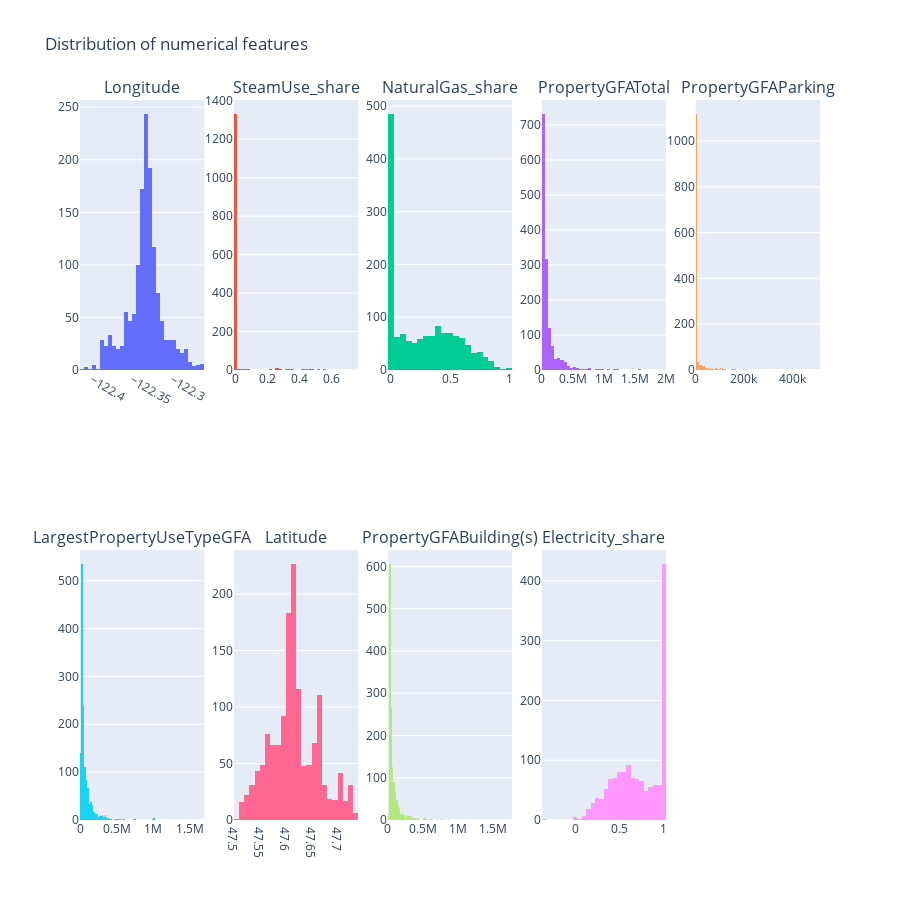

Write notebook code for a chart like this one.
### Markdown cell above
### 2.2 Distribution & outliers

### Code cell
# Distribution of continuous variables

fig = make_subplots(rows=2, cols=5, subplot_titles=continuous_features)

for i, col in enumerate(continuous_features, 1):
    trace = go.Histogram(x=df[col], showlegend=False)
    fig.add_trace(trace, row=(i-1)//5 + 1, col=(i-1)%5 + 1)

fig.update_layout(height=len(continuous_features)*100, title_text="Distribution of numerical features")
fig.show()

### Figure 1 — Plotly figure (JSON) as saved in the notebook; plotly's stock layout.template omitted (floating-point values rounded to 4 significant figures; data arrays with more than 128 entries replaced by an {"elided": "..."} marker saying what was removed)
{"data": [{"showlegend": false, "type": "histogram", "x": {"elided": "1428 float values"}, "xaxis": "x", "yaxis": "y"}, {"showlegend": false, "type": "histogram", "x": {"elided": "1428 float values"}, "xaxis": "x2", "yaxis": "y2"}, {"showlegend": false, "type": "histogram", "x": {"elided": "1428 float values"}, "xaxis": "x3", "yaxis": "y3"}, {"showlegend": false, "type": "histogram", "x": {"elided": "1428 int values"}, "xaxis": "x4", "yaxis": "y4"}, {"showlegend": false, "type": "histogram", "x": {"elided": "1428 int values"}, "xaxis": "x5", "yaxis": "y5"}, {"showlegend": false, "type": "histogram", "x": {"elided": "1428 int values"}, "xaxis": "x6", "yaxis": "y6"}, {"showlegend": false, "type": "histogram", "x": {"elided": "1428 float values"}, "xaxis": "x7", "yaxis": "y7"}, {"showlegend": false, "type": "histogram", "x": {"elided": "1428 int values"}, "xaxis": "x8", "yaxis": "y8"}, {"showlegend": false, "type": "histogram", "x": {"elided": "1428 float values"}, "xaxis": "x9", "yaxis": "y9"}], "layout": {"annotations": [{"font": {"size": 16}, "showarrow": false, "text": "Longitude", "x": 0.084, "xanchor": "center", "xref": "paper", "y": 1, "yanchor": "bottom", "yref": "paper"}, {"font": {"size": 16}, "showarrow": false, "text": "SteamUse_share", "x": 0.292, "xanchor": "center", "xref": "paper", "y": 1, "yanchor": "bottom", "yref": "paper"}, {"font": {"size": 16}, "showarrow": false, "text": "NaturalGas_share", "x": 0.5, "xanchor": "center", "xref": "paper", "y": 1, "yanchor": "bottom", "yref": "paper"}, {"font": {"size": 16}, "showarrow": false, "text": "PropertyGFATotal", "x": 0.708, "xanchor": "center", "xref": "paper", "y": 1, "yanchor": "bottom", "yref": "paper"}, {"font": {"size": 16}, "showarrow": false, "text": "PropertyGFAParking", "x": 0.916, "xanchor": "center", "xref": "paper", "y": 1, "yanchor": "bottom", "yref": "paper"}, {"font": {"size": 16}, "showarrow": false, "text": "LargestPropertyUseTypeGFA", "x": 0.084, "xanchor": "center", "xref": "paper", "y": 0.375, "yanchor": "bottom", "yref": "paper"}, {"font": {"size": 16}, "showarrow": false, "text": "Latitude", "x": 0.292, "xanchor": "center", "xref": "paper", "y": 0.375, "yanchor": "bottom", "yref": "paper"}, {"font": {"size": 16}, "showarrow": false, "text": "PropertyGFABuilding(s)", "x": 0.5, "xanchor": "center", "xref": "paper", "y": 0.375, "yanchor": "bottom", "yref": "paper"}, {"font": {"size": 16}, "showarrow": false, "text": "Electricity_share", "x": 0.708, "xanchor": "center", "xref": "paper", "y": 0.375, "yanchor": "bottom", "yref": "paper"}], "height": 900, "title": {"text": "Distribution of numerical features"}, "xaxis": {"anchor": "y", "domain": [0, 0.168]}, "xaxis10": {"anchor": "y10", "domain": [0.832, 1]}, "xaxis2": {"anchor": "y2", "domain": [0.208, 0.376]}, "xaxis3": {"anchor": "y3", "domain": [0.416, 0.584]}, "xaxis4": {"anchor": "y4", "domain": [0.624, 0.792]}, "xaxis5": {"anchor": "y5", "domain": [0.832, 1]}, "xaxis6": {"anchor": "y6", "domain": [0, 0.168]}, "xaxis7": {"anchor": "y7", "domain": [0.208, 0.376]}, "xaxis8": {"anchor": "y8", "domain": [0.416, 0.584]}, "xaxis9": {"anchor": "y9", "domain": [0.624, 0.792]}, "yaxis": {"anchor": "x", "domain": [0.625, 1]}, "yaxis10": {"anchor": "x10", "domain": [0, 0.375]}, "yaxis2": {"anchor": "x2", "domain": [0.625, 1]}, "yaxis3": {"anchor": "x3", "domain": [0.625, 1]}, "yaxis4": {"anchor": "x4", "domain": [0.625, 1]}, "yaxis5": {"anchor": "x5", "domain": [0.625, 1]}, "yaxis6": {"anchor": "x6", "domain": [0, 0.375]}, "yaxis7": {"anchor": "x7", "domain": [0, 0.375]}, "yaxis8": {"anchor": "x8", "domain": [0, 0.375]}, "yaxis9": {"anchor": "x9", "domain": [0, 0.375]}}}
